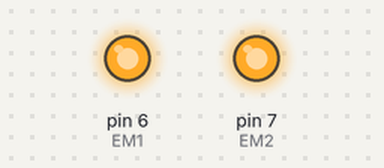
This sketch was run on a simulated Arduino Uno, built with avr-gcc and run on an emulated ATmega328P. Shown: output pins drawn as LEDs (lit = HIGH).

Above: at 5.0 s.
At 12.5 s:
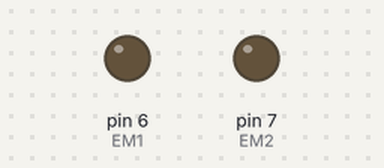
Timing chart, 0 to 19.5 s (numbered marks = the images above):
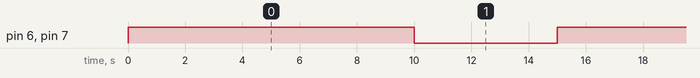

The sketch:

electromagnet.ino
```cpp
const int EM1 = 6;
const int EM2 = 7;

void setup() {
  pinMode(EM1, OUTPUT);
  pinMode(EM2, OUTPUT);

  Serial.begin(9600);
}

void loop() {
  digitalWrite(EM1, HIGH);
  digitalWrite(EM2, HIGH);
  delay(10000);
  digitalWrite(EM1, LOW);
  digitalWrite(EM2, LOW);
  delay(5000);
}
```

Measured:
- by itself, pin 6 (EM1), pin 7 (EM2): alternates HIGH for 10.0 s and LOW for 5.0 s
